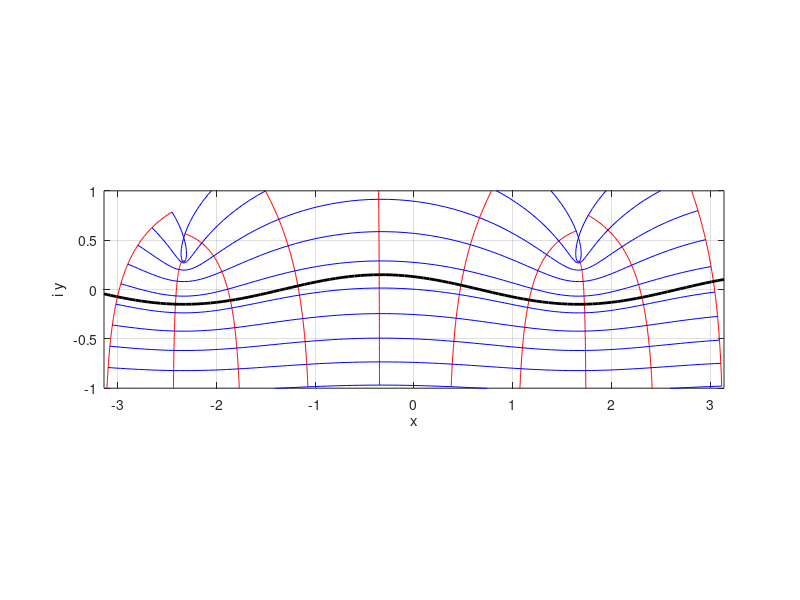

MATLAB code for this plot:
close all

% k = -1;
% a = .1;
% L = 2*pi;
% h = 1;

k0 = pi/2;

A = .15*exp(1i*30*pi/180 );
L = pi;
h = 1;


heta = .5*[A,A'];
kx = [1,-1]*k0;
kx3 =  shiftdim( kx ,-1);
heta3 = shiftdim(heta ,-1);

% f =@(zeta) zeta + 1i*sum( heta3.*exp(1i*kx3.*zeta) ,3);  % non-decaying
% f =@(zeta) zeta + 1i*conj(A).*exp(-1i*k0.*zeta); % decaying


f =@(zeta) zeta + 2i*sum( conj(heta3).*(kx3>0).*exp(-1i*kx3.*zeta) ,3); % decaying


eta =@(x) sum( heta3.*exp(1i*kx3.*x) ,3);

hf = figure('color','w');
[x,y]= meshgrid(linspace(-L,L,10),linspace(-h,h,100));
plot(f(x+1i*y),'r'); hold on;
[x,y]= meshgrid(linspace(-L,L,100),linspace(-h,h,10));
plot(f(x+1i*y).','b');
x = linspace(-L,L,100);
plot(x, eta(x),'k','linewidth',2)
grid on
axis equal
xlabel('x'); ylabel('i y');
axis([-L,L,-h,h])

% x = linspace(-L,L,100);
% y = linspace(-h,h,100);
% [xx,yy]= meshgrid(x,y);
% % z = x+1i*y; zeta = z + a.*exp(1i*k*z);
% hf = figure('color','w');
% subplot(2,1,1)
% contour(real(f(xx+1i*yy)),imag(f(xx+1i*yy)),xx,'r'); hold on;
% contour(real(f(xx+1i*yy)),imag(f(xx+1i*yy)),yy,'b');
% plot(x, eta(x),'k','linewidth',2)
% axis equal
% grid on
% ylim([-h,h])
% xlabel('x'); ylabel('i y');
% %plot inverse
% subplot(2,1,2);
% contour(xx,yy,real(f(xx+1i*yy)),'r'); hold on;
% contour(xx,yy,imag(f(xx+1i*yy)),'b');
% contour(xx,yy,imag(f(xx+1i*yy)),[0,0],'k','linewidth',2)
% axis equal
% grid on
% xlabel('\xi'); ylabel('i \sigma');


return
export_fig(hf,'conformal','-pdf')